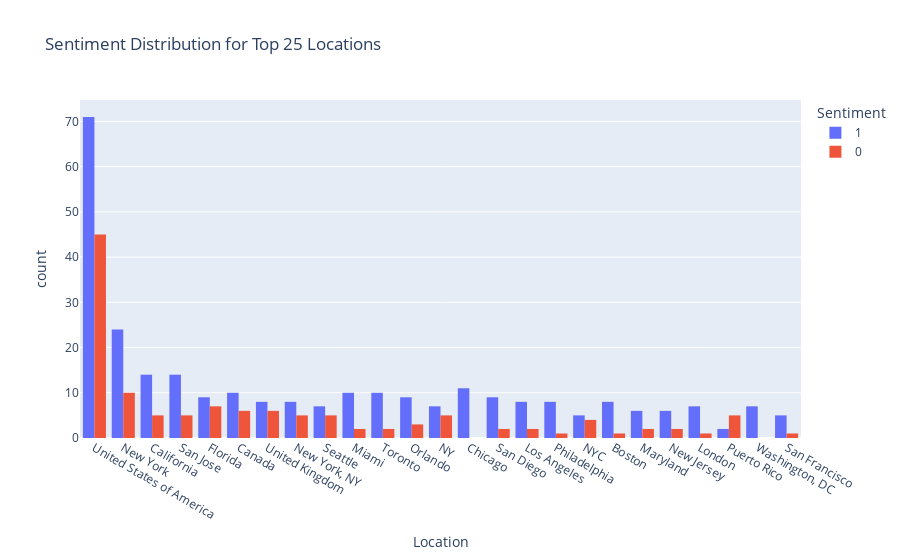

Notebook code cell kept with this figure:
### Code cell
N = 25
top_locations = df['Location'].value_counts().nlargest(N).index

# Filter the DataFrame to include only the top N locations
df_top_locations = df[df['Location'].isin(top_locations)]

# Check sentiment distribution by location
fig = px.histogram(df_top_locations, x='Location', color='Sentiment', barmode='group', title=f'Sentiment Distribution for Top {N} Locations')
fig.update_layout(xaxis={'categoryorder':'total descending'})
fig.show()

### Figure 1 — Plotly figure (JSON) as saved in the notebook; plotly's stock layout.template omitted (floating-point values rounded to 4 significant figures; data arrays with more than 128 entries replaced by an {"elided": "..."} marker saying what was removed)
{"data": [{"alignmentgroup": "True", "bingroup": "x", "hovertemplate": "Sentiment=1<br>Location=%{x}<br>count=%{y}<extra></extra>", "legendgroup": "1", "marker": {"color": "#636efa", "pattern": {"shape": ""}}, "name": "1", "offsetgroup": "1", "orientation": "v", "showlegend": true, "type": "histogram", "x": {"elided": "283 str values"}, "xaxis": "x", "yaxis": "y"}, {"alignmentgroup": "True", "bingroup": "x", "hovertemplate": "Sentiment=0<br>Location=%{x}<br>count=%{y}<extra></extra>", "legendgroup": "0", "marker": {"color": "#EF553B", "pattern": {"shape": ""}}, "name": "0", "offsetgroup": "0", "orientation": "v", "showlegend": true, "type": "histogram", "x": ["New Jersey", "New York", "New York", "New York, NY", "New Jersey", "San Jose", "Miami", "London", "Boston", "Toronto", "Miami", "Puerto Rico", "San Francisco", "NYC", "Seattle", "New York", "San Jose", "New York, NY", "Florida", "New York", "NY", "NYC", "Puerto Rico", "Canada", "Puerto Rico", "Canada", "New York, NY", "Orlando", "Florida", "New York, NY", "New York, NY", "California", "Orlando", "Florida", "Florida", "Florida", "California", "Maryland", "Maryland", "New York", "Toronto", "Florida", "New York", "Los Angeles", "California", "NY", "NY", "California", "San Jose", "NYC", "NY", "Los Angeles", "Seattle", "San Jose", "New York", "Seattle", "San Diego", "New York", "NYC", "Orlando", "Florida", "California", "Seattle", "New York", "San Diego", "Philadelphia", "New York", "NY", "Seattle", "San Jose", "United States of America", "United States of America", "United States of America", "United States of America", "United States of America", "United Kingdom", "United States of America", "United States of America", "United States of America", "United States of America", "United States of America", "United States of America", "United States of America", "United Kingdom", "United States of America", "United States of America", "United States of America", "United States of America", "United States of America", "United States of America", "United States of America", "Canada", "United States of America", "United States of America", "Puerto Rico", "United States of America", "United States of America", "Canada", "United States of America", "United States of America", "United States of America", "United States of America", "United States of America", "United Kingdom", "United States of America", "United States of America", "Canada", "United States of America", "Canada", "United States of America", "United States of America", "United Kingdom", "United States of America", "United States of America", "United States of America", "United States of America", "United Kingdom", "United States of America", "United States of America", "United States of America", "United Kingdom", "Puerto Rico", "United States of America", "United States of America", "United States of America", "United States of America", "United States of America"], "xaxis": "x", "yaxis": "y"}], "layout": {"barmode": "group", "legend": {"title": {"text": "Sentiment"}, "tracegroupgap": 0}, "title": {"text": "Sentiment Distribution for Top 25 Locations"}, "xaxis": {"anchor": "y", "categoryorder": "total descending", "domain": [0, 1], "title": {"text": "Location"}}, "yaxis": {"anchor": "x", "domain": [0, 1], "title": {"text": "count"}}}}
